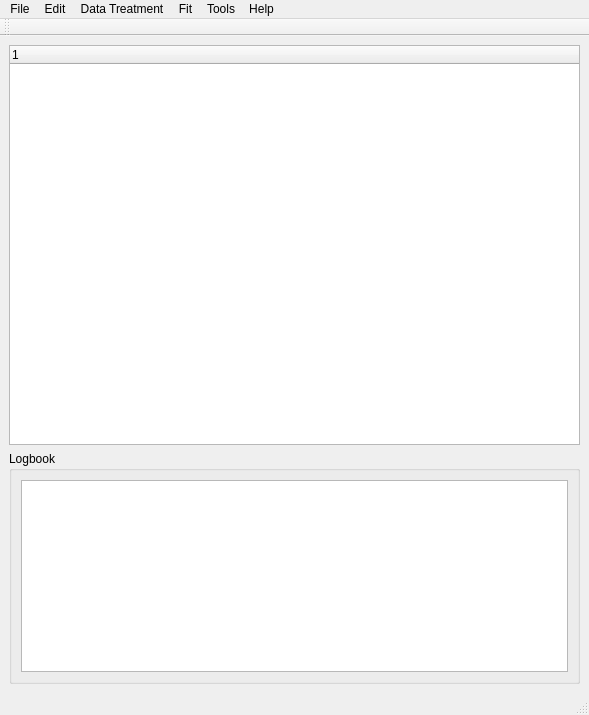
<?xml version="1.0" encoding="UTF-8"?>
<ui version="4.0">
 <class>mainGuisaxsWindows</class>
 <widget class="QMainWindow" name="mainGuisaxsWindows">
  <property name="geometry">
   <rect>
    <x>0</x>
    <y>0</y>
    <width>589</width>
    <height>712</height>
   </rect>
  </property>
  <property name="windowTitle">
   <string>MainWindow</string>
  </property>
  <property name="statusTip">
   <string/>
  </property>
  <widget class="QWidget" name="centralwidget">
   <layout class="QVBoxLayout" name="verticalLayout_5">
    <item>
     <widget class="QTreeWidget" name="treeWidget">
      <property name="minimumSize">
       <size>
        <width>0</width>
        <height>400</height>
       </size>
      </property>
      <property name="alternatingRowColors">
       <bool>false</bool>
      </property>
      <property name="rootIsDecorated">
       <bool>true</bool>
      </property>
      <property name="itemsExpandable">
       <bool>true</bool>
      </property>
      <property name="animated">
       <bool>true</bool>
      </property>
      <property name="expandsOnDoubleClick">
       <bool>true</bool>
      </property>
      <column>
       <property name="text">
        <string notr="true">1</string>
       </property>
      </column>
     </widget>
    </item>
    <item>
     <widget class="QGroupBox" name="groupBox_2">
      <property name="sizePolicy">
       <sizepolicy hsizetype="Expanding" vsizetype="Fixed">
        <horstretch>0</horstretch>
        <verstretch>0</verstretch>
       </sizepolicy>
      </property>
      <property name="maximumSize">
       <size>
        <width>16777215</width>
        <height>400</height>
       </size>
      </property>
      <property name="title">
       <string>Logbook</string>
      </property>
      <layout class="QVBoxLayout" name="verticalLayout_4">
       <item>
        <widget class="QTextBrowser" name="multitxt">
         <property name="sizePolicy">
          <sizepolicy hsizetype="Expanding" vsizetype="Expanding">
           <horstretch>0</horstretch>
           <verstretch>0</verstretch>
          </sizepolicy>
         </property>
         <property name="font">
          <font>
           <pointsize>11</pointsize>
          </font>
         </property>
        </widget>
       </item>
      </layout>
     </widget>
    </item>
   </layout>
  </widget>
  <widget class="QMenuBar" name="menubar">
   <property name="geometry">
    <rect>
     <x>0</x>
     <y>0</y>
     <width>589</width>
     <height>21</height>
    </rect>
   </property>
   <widget class="QMenu" name="menuFile">
    <property name="title">
     <string>File</string>
    </property>
    <widget class="QMenu" name="menuRecents">
     <property name="title">
      <string>Recents</string>
     </property>
    </widget>
    <widget class="QMenu" name="menuExport">
     <property name="title">
      <string>Export As</string>
     </property>
     <property name="icon">
      <iconset>
       <normaloff>../images/synchronize.png</normaloff>../images/synchronize.png</iconset>
     </property>
     <addaction name="actionExport"/>
     <addaction name="actionExport_as_nm_1"/>
     <addaction name="actionseparated_text_file"/>
    </widget>
    <addaction name="actionOpen"/>
    <addaction name="actionOpen_Dataset"/>
    <addaction name="actionAppend_Dataset"/>
    <addaction name="separator"/>
    <addaction name="menuRecents"/>
    <addaction name="separator"/>
    <addaction name="actionSave"/>
    <addaction name="actionSave_As"/>
    <addaction name="menuExport"/>
    <addaction name="separator"/>
    <addaction name="actionGenerate_treatment_file"/>
    <addaction name="separator"/>
    <addaction name="actionReset_datas"/>
    <addaction name="separator"/>
    <addaction name="actionExit"/>
   </widget>
   <widget class="QMenu" name="menuEdit">
    <property name="title">
     <string>Edit</string>
    </property>
    <addaction name="actionSelect_All"/>
    <addaction name="actionUnselect_All"/>
    <addaction name="separator"/>
    <addaction name="actionSelect_Only_Parents"/>
    <addaction name="actionSelect_Only_Childs"/>
    <addaction name="separator"/>
    <addaction name="actionRefresh_from_file"/>
    <addaction name="actionRename"/>
    <addaction name="actionRemove"/>
    <addaction name="actionRemove_selected"/>
    <addaction name="actionRemove_UNselected"/>
    <addaction name="actionDuplicate"/>
    <addaction name="actionDuplicate_without_links"/>
    <addaction name="actionRemove_dependencies"/>
    <addaction name="separator"/>
    <addaction name="actionClip_Q_range"/>
    <addaction name="actionScale_Q_range"/>
    <addaction name="actionConcatenate"/>
    <addaction name="separator"/>
    <addaction name="actionCalculator"/>
    <addaction name="actionAddReferenceValue"/>
    <addaction name="separator"/>
    <addaction name="actionChange_color"/>
    <addaction name="separator"/>
    <addaction name="actionSet_as_reference"/>
    <addaction name="actionSet_as_Background"/>
    <addaction name="separator"/>
    <addaction name="actionInfo"/>
   </widget>
   <widget class="QMenu" name="menuData_Treatment">
    <property name="title">
     <string>Data Treatment</string>
    </property>
   </widget>
   <widget class="QMenu" name="menuFit">
    <property name="title">
     <string>Fit</string>
    </property>
   </widget>
   <widget class="QMenu" name="menuTools">
    <property name="title">
     <string>Tools</string>
    </property>
    <addaction name="actionX_ray_absorption"/>
    <addaction name="actionFind_peaks"/>
    <addaction name="actionSmooth"/>
    <addaction name="actionDerivate"/>
    <addaction name="actionInterpolate"/>
    <addaction name="actionGenerate_Noise"/>
    <addaction name="actionStatistics"/>
   </widget>
   <widget class="QMenu" name="menuHelp">
    <property name="title">
     <string>Help</string>
    </property>
    <widget class="QMenu" name="menuDocuments">
     <property name="title">
      <string>Documents</string>
     </property>
     <property name="icon">
      <iconset>
       <normalon>../images/environ.png</normalon>
      </iconset>
     </property>
    </widget>
    <addaction name="menuDocuments"/>
    <addaction name="actionChanges"/>
    <addaction name="actionLicence"/>
    <addaction name="actionAbout"/>
   </widget>
   <addaction name="menuFile"/>
   <addaction name="menuEdit"/>
   <addaction name="menuData_Treatment"/>
   <addaction name="menuFit"/>
   <addaction name="menuTools"/>
   <addaction name="menuHelp"/>
  </widget>
  <widget class="QStatusBar" name="statusbar"/>
  <widget class="QToolBar" name="toolBar">
   <property name="windowTitle">
    <string>toolBar</string>
   </property>
   <attribute name="toolBarArea">
    <enum>TopToolBarArea</enum>
   </attribute>
   <attribute name="toolBarBreak">
    <bool>false</bool>
   </attribute>
  </widget>
  <action name="actionOpen">
   <property name="icon">
    <iconset>
     <normalon>../images/fileopen.png</normalon>
    </iconset>
   </property>
   <property name="text">
    <string>Open</string>
   </property>
  </action>
  <action name="actionOpen_Dataset">
   <property name="icon">
    <iconset>
     <normalon>../images/chart_params.png</normalon>
    </iconset>
   </property>
   <property name="text">
    <string>Open Dataset</string>
   </property>
  </action>
  <action name="actionExit">
   <property name="icon">
    <iconset>
     <normalon>../images/fileclose.png</normalon>
    </iconset>
   </property>
   <property name="text">
    <string>Exit</string>
   </property>
  </action>
  <action name="actionSave">
   <property name="icon">
    <iconset>
     <normalon>../images/filesave.png</normalon>
    </iconset>
   </property>
   <property name="text">
    <string>Save</string>
   </property>
  </action>
  <action name="actionSave_As">
   <property name="icon">
    <iconset>
     <normalon>../images/filesaveas.png</normalon>
    </iconset>
   </property>
   <property name="text">
    <string>Save As</string>
   </property>
  </action>
  <action name="actionReset_datas">
   <property name="text">
    <string>Reset datas</string>
   </property>
  </action>
  <action name="actionSelect_All">
   <property name="text">
    <string>Select All</string>
   </property>
  </action>
  <action name="actionUnselect_All">
   <property name="text">
    <string>Unselect All</string>
   </property>
  </action>
  <action name="actionRefresh_from_file">
   <property name="text">
    <string>Refresh from file</string>
   </property>
  </action>
  <action name="actionRename">
   <property name="text">
    <string>Rename</string>
   </property>
  </action>
  <action name="actionRemove">
   <property name="text">
    <string>Remove</string>
   </property>
  </action>
  <action name="actionDuplicate">
   <property name="text">
    <string>Duplicate</string>
   </property>
  </action>
  <action name="actionDuplicate_without_links">
   <property name="text">
    <string>Duplicate without links</string>
   </property>
  </action>
  <action name="actionClip_Q_range">
   <property name="text">
    <string>Clip Q range</string>
   </property>
  </action>
  <action name="actionScale_Q_range">
   <property name="text">
    <string>Scale Q range</string>
   </property>
  </action>
  <action name="actionConcatenate">
   <property name="text">
    <string>Concatenate</string>
   </property>
  </action>
  <action name="actionDerivate">
   <property name="text">
    <string>Derivate</string>
   </property>
  </action>
  <action name="actionSmooth">
   <property name="text">
    <string>Smooth</string>
   </property>
  </action>
  <action name="actionFind_Peaks">
   <property name="text">
    <string>Find Peaks</string>
   </property>
  </action>
  <action name="actionInterpolate">
   <property name="text">
    <string>Interpolate</string>
   </property>
  </action>
  <action name="actionCalculator">
   <property name="text">
    <string>Calculator</string>
   </property>
  </action>
  <action name="actionStatistics">
   <property name="text">
    <string>Statistics</string>
   </property>
  </action>
  <action name="actionGenerate_Noise">
   <property name="text">
    <string>Generate Noise</string>
   </property>
  </action>
  <action name="actionTransmission_and_Background_correction">
   <property name="text">
    <string>Transmission and Background correction</string>
   </property>
  </action>
  <action name="actionCalculate_Resolution_function">
   <property name="text">
    <string>Calculate Resolution function</string>
   </property>
  </action>
  <action name="actionDesmearing">
   <property name="text">
    <string>Desmearing</string>
   </property>
  </action>
  <action name="actionAbsolute_scaling">
   <property name="text">
    <string>Absolute scaling</string>
   </property>
  </action>
  <action name="actionRadial_averaging">
   <property name="text">
    <string>Radial averaging</string>
   </property>
  </action>
  <action name="actionInvariant">
   <property name="text">
    <string>Invariant</string>
   </property>
  </action>
  <action name="actionX_ray_absorption">
   <property name="text">
    <string>X-ray absorption</string>
   </property>
  </action>
  <action name="actionX_ray_absorption_Xraylib">
   <property name="text">
    <string>X-ray absorption Xraylib</string>
   </property>
  </action>
  <action name="actionFind_peaks">
   <property name="text">
    <string>Find peaks</string>
   </property>
  </action>
  <action name="actionChanges">
   <property name="icon">
    <iconset>
     <normalon>../images/edit24.png</normalon>
    </iconset>
   </property>
   <property name="text">
    <string>Changes</string>
   </property>
  </action>
  <action name="actionLicence">
   <property name="icon">
    <iconset>
     <normaloff>../images/editcopy.png</normaloff>../images/editcopy.png</iconset>
   </property>
   <property name="text">
    <string>License</string>
   </property>
  </action>
  <action name="actionAbout">
   <property name="icon">
    <iconset>
     <normaloff>../images/breakpoint_cond_small.png</normaloff>../images/breakpoint_cond_small.png</iconset>
   </property>
   <property name="text">
    <string>About</string>
   </property>
  </action>
  <action name="actionAppend_Dataset">
   <property name="icon">
    <iconset>
     <normalon>../images/fileimport.png</normalon>
    </iconset>
   </property>
   <property name="text">
    <string>Append a Dataset</string>
   </property>
  </action>
  <action name="actionExport">
   <property name="icon">
    <iconset>
     <normaloff>../images/environ.png</normaloff>../images/environ.png</iconset>
   </property>
   <property name="text">
    <string>big text file</string>
   </property>
  </action>
  <action name="actionAddReferenceValue">
   <property name="text">
    <string>Add a reference value</string>
   </property>
  </action>
  <action name="actionRemove_dependencies">
   <property name="text">
    <string>Remove dependencies</string>
   </property>
  </action>
  <action name="actionTest">
   <property name="text">
    <string>test</string>
   </property>
  </action>
  <action name="actionModels_2">
   <property name="text">
    <string>Models</string>
   </property>
  </action>
  <action name="actionQsdqsd">
   <property name="text">
    <string>qsdqsd</string>
   </property>
  </action>
  <action name="actionBlablqsd">
   <property name="text">
    <string>blablqsd</string>
   </property>
  </action>
  <action name="actionDoc">
   <property name="text">
    <string>doc</string>
   </property>
  </action>
  <action name="actionChange_color">
   <property name="text">
    <string>Change color</string>
   </property>
  </action>
  <action name="actionSet_as_reference">
   <property name="text">
    <string>Set as reference or solvent</string>
   </property>
  </action>
  <action name="actionSet_as_Background">
   <property name="text">
    <string>Set as Dark/Background</string>
   </property>
  </action>
  <action name="actionRemove_selected">
   <property name="text">
    <string>Remove selected</string>
   </property>
  </action>
  <action name="actionSelect_Only_Parents">
   <property name="text">
    <string>Select Only Parents</string>
   </property>
  </action>
  <action name="actionSelect_Only_Childs">
   <property name="text">
    <string>Select Only Childs</string>
   </property>
  </action>
  <action name="actionGenerate_treatment_file">
   <property name="enabled">
    <bool>false</bool>
   </property>
   <property name="text">
    <string>Generate treatment file</string>
   </property>
  </action>
  <action name="actionInfo">
   <property name="text">
    <string>Info</string>
   </property>
  </action>
  <action name="actionRemove_UNselected">
   <property name="text">
    <string>Remove UNselected</string>
   </property>
  </action>
  <action name="actionExport_as_nm_1">
   <property name="icon">
    <iconset>
     <normaloff>../images/advanced.png</normaloff>../images/advanced.png</iconset>
   </property>
   <property name="text">
    <string>dat file nm-1</string>
   </property>
  </action>
  <action name="actionseparated_text_file">
   <property name="icon">
    <iconset>
     <normaloff>../images/blue-documents-stack.png</normaloff>../images/blue-documents-stack.png</iconset>
   </property>
   <property name="text">
    <string>separated text files</string>
   </property>
  </action>
 </widget>
 <resources/>
 <connections/>
</ui>
